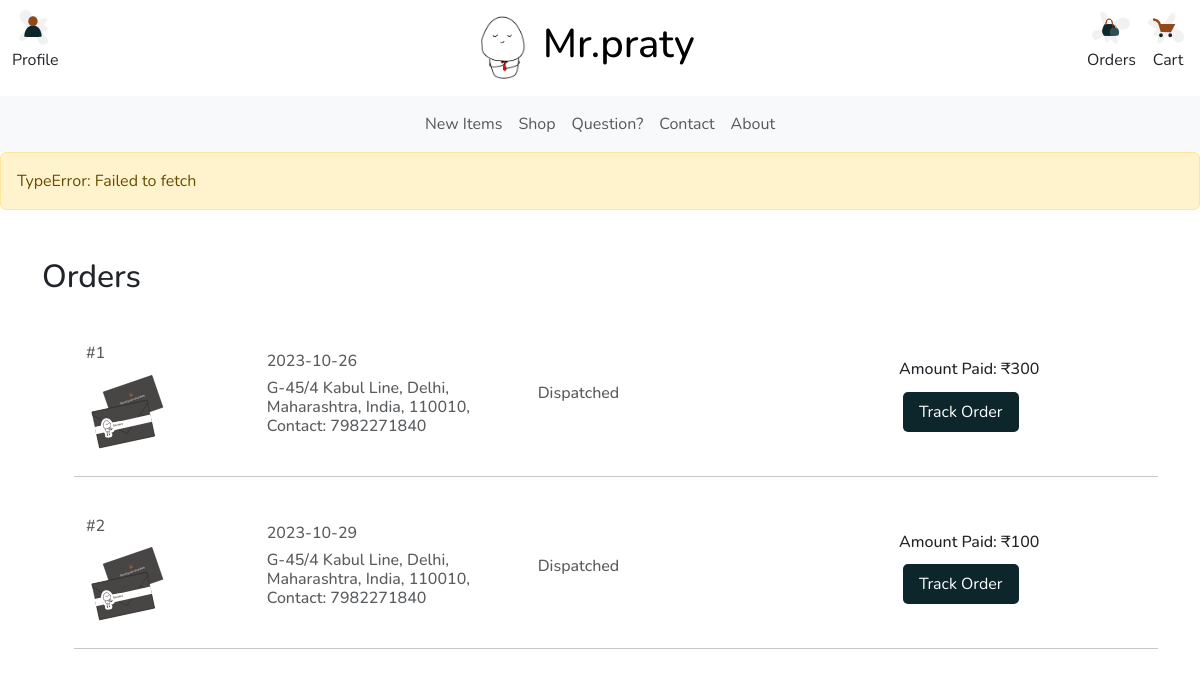
/orders (signed in), run on an earlier commit of the app's database.
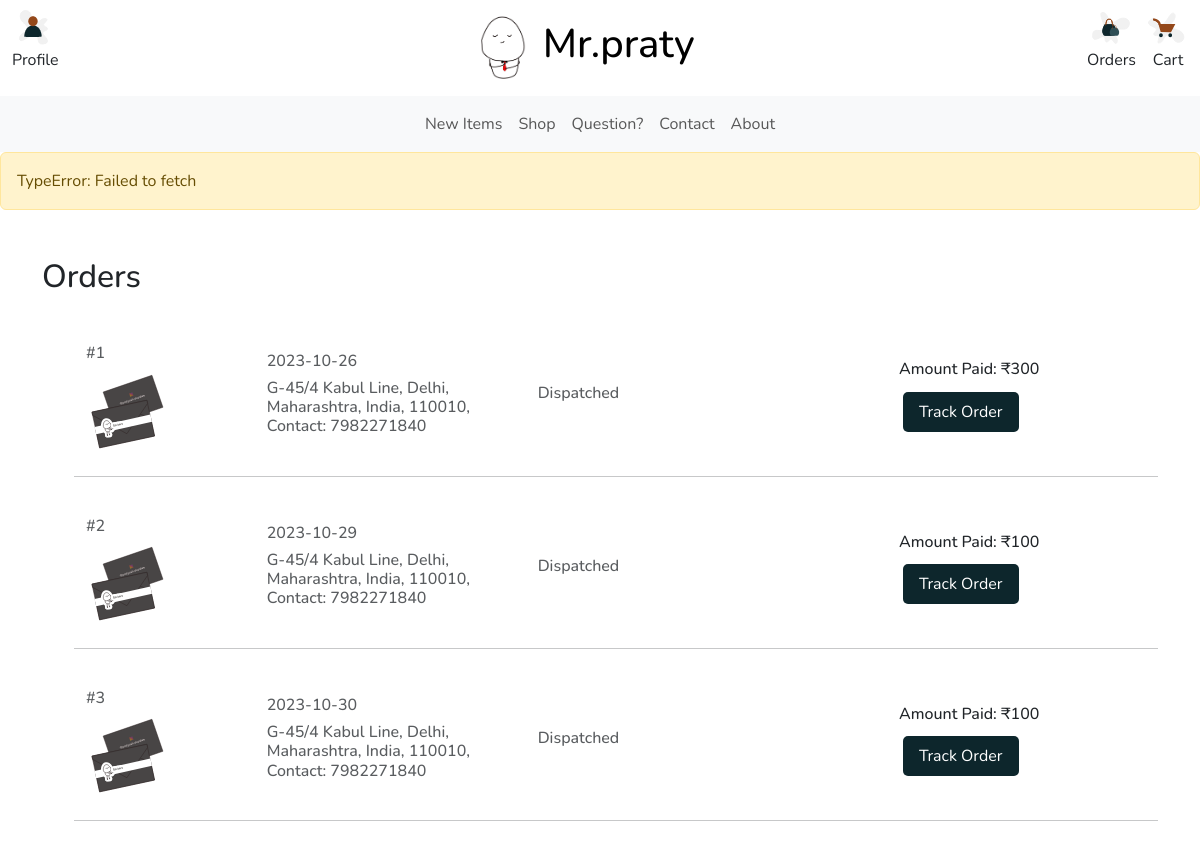
And on a later commit of the database.
### PratyushDoodlesApp/models/UserModel.py (models this page shows, shortened)
class Order(db.Model):
    __tablename__ = 'order'
    id = db.Column(db.Integer, primary_key=True)
    order_date = db.Column(db.Date, nullable=False)
    amount = db.Column(db.Integer, nullable=False)
    status = db.Column(db.String(255), nullable=False)
    user_id = db.Column(db.Integer, db.ForeignKey('user.id'), nullable=False)
    address = db.relationship('Address', backref='of_order', lazy=True, uselist=False)
    order_items = db.relationship('OrderItem', backref='of_order', lazy=True)

class Address(db.Model):
    __tablename__ = 'address'
    id = db.Column(db.Integer, primary_key=True)
    recipient_name = db.Column(db.String(255), nullable=False)
    addressLine1 = db.Column(db.String(255), nullable=False)
    addressLine2 = db.Column(db.String(255), nullable=True)
    city = db.Column(db.String(255), nullable=False)
    state = db.Column(db.String(255), nullable=False)
    pincode = db.Column(db.String(255), nullable=False)
    country = db.Column(db.String(255), nullable=False)
    phone_number = db.Column(db.String(15), nullable=False)
    user_id = db.Column(db.Integer, db.ForeignKey('user.id'), nullable=True)
    order_id = db.Column(db.Integer, db.ForeignKey('order.id'), nullable=True)
    def __repr__(self):
        return f'{self.addressLine1}, {self.city}, {self.state}, {self.country}, {self.pincode}, \n Contact: {self.phone_number}'

### PratyushDoodlesApp/business/home.py (the view)
@home_bp.route('/orders', methods=['GET'])
def orders():
    user = get_current_user()
    orders = user.ger_orders()
    data = {
        'user': user,
        'orders': orders
    }
    return render_template('orders.html', data = data)

### PratyushDoodlesApp/business/auth.py (called while the page is built)
@login_manager.user_loader
def load_user(user_id):
    return User.query.get(int(user_id))

### PratyushDoodlesApp/business/util.py (called while the page is built)
def get_current_user():
    if  current_user.is_anonymous:
        return None
    return current_user

### PratyushDoodlesApp/models/UserModel.py (called while the page is built)
    def ger_orders(self):
        return self.orders

### PratyushDoodlesApp/templates/orders.html
{% extends 'ui/base_page.html' %}
{% block content %}
<div class="container mt-5 text-left">
    {% if data.orders %}
    <h2>Orders</h2>
    <div class="container mt-5 text-left">
        {% for order in data.orders %}
        <ul>
            {% with order = order %}
                {% include 'ui/order_item.html' %}
            {% endwith %}
        </ul>
    {% endfor %}
    </div>
{% endif %}
</div>
{% endblock content %}

### PratyushDoodlesApp/templates/ui/base_page.html (shortened to what this page needs)
{% extends 'ui/base_layout.html' %}
{% block body %}
<nav class="navbar">
    <div class="container-fluid">
        {% if data.user %}
        <div class="navbar-item  ml-10 text-center" data-bs-toggle="offcanvas" data-bs-target="#offcanvasProfile"
            aria-controls="offcanvasProfile" aria-label="Toggle navigation">
            <img class="ic-40" src="{{ url_for('static', filename='images/ic_user.svg') }}">
            <p>
                Profile
            </p>
        </div>
        {% endif %}
        <div class="header-item">
            <img class="header-logo" src="{{ url_for('static', filename='images/logo.png') }}" alt="Logo">
            <h1>Mr.praty</h1>
        </div>
        <span class="row">
            {% if data.user and (data.user.orders|length > 0) %}
            <a href="{{ url_for('home.orders') }}" class="nav-link col text-center mr-5" id="nav-order-button">
                <img class="ic-40" src="{{ url_for('static', filename='images/ic_orders.svg') }}">
                <p>
                    Orders
                </p>
            </a>
            {% endif %}
            <div class="col navbar-item text-center mr-10" id="nav-cart-button" data-bs-toggle="offcanvas"
                data-bs-target="#offcanvasNavbar" aria-controls="offcanvasNavbar" aria-label="Toggle navigation">
                <img class="ic-40" src="{{ url_for('static', filename='images/ic_cart.svg') }}">
                <p>
                    Cart
                </p>
            </div>
        </span>
    </div>
</nav>
<nav class="navbar sticky-top navbar-expand-lg bg-body-tertiary">
    <div class="container-fluid">
        <div class="collapse navbar-collapse" id="navbarNav">
            <div class="container">
                <ul class="navbar-nav">
                    <li class="nav-item">
                        <a class="nav-link" id="home-link" href="{{ url_for('home.home') }}">New Items</a>
                    </li>
                    <li class="nav-item">
                        <a class="nav-link" id="shop-link" href="{{ url_for('shop.shop') }}">Shop</a>
                    </li>
                    <li class="nav-item">
                        <a class="nav-link" id="questions-link" href="{{ url_for('others.questions') }}">Question?</a>
                    </li>
                    <li class="nav-item">
                        <a class="nav-link" id="contact-link" href="{{ url_for('others.contact') }}">Contact</a>
                    </li>
                    <li class="nav-item">
                        <a class="nav-link" id="about-link" href="{{ url_for('others.about') }}">About</a>
                    </li>
                </ul>
            </div>
        </div>
</nav>
<p style="display: none;" class="alert alert-warning" role="alert" id="error"></p>
{% block content %}
{% endblock content %}
{% endblock body %}

### PratyushDoodlesApp/templates/ui/base_layout.html (shortened to what this page needs)
<!DOCTYPE html>
<html lang="en">
<head>
    <link rel="stylesheet" href="{{ url_for('static', filename='styles/styles.css') }}">
    <link href="https://cdn.jsdelivr.net/npm/bootstrap@5.3.2/dist/css/bootstrap.min.css" rel="stylesheet">
</head>
<body>
    {% block body %}
    {% endblock body %}
</body>
</html>

### PratyushDoodlesApp/templates/ui/order_item.html
<div class="row mb-2 d-flex justify-content-between align-items-center">
    <div class="col-md-2 col-lg-2 col-xl-2">
        <h6 class="text-muted">#{{ order.id }}</h6>
        <img src="{{ url_for('static', filename='images/ic_order_package.svg') }}" alt="Product" class="rounded-3 ic-80" />
    </div>
    <div class="col-md-3 col-lg-3 col-xl-3">
        <h6 class="text-muted">{{ order.order_date }}</h6>
        <h6 class="text-muted">{{ order.address }}</h6>
    </div>
    <div class="col-md-3 col-lg-3 col-xl-3">
        <h6 class="text-muted">{{ order.status }}</h6>
    </div>
    <div class="col-md-3 col-lg-3 col-xl-3 offset-lg-1">
        <h6 class="mb-2">Amount Paid: ₹{{ order.amount }}</h6>
        <button class="nutral-button">Track Order</h6>
    </div>
    <hr class="my-4">
</div>

### PratyushDoodlesApp/static/styles/custom.css (style rules this page uses)
* { margin: 0; padding: 0; box-sizing: border-box; }
body { margin: 0; padding: 0; }
.navbar { background-color: white; }
.header-item { display: flex; align-items: center; color: black; }
.header-item img { width: 80px; height: 80px; }
.navbar-nav { justify-content: center; }
.ic-40 { width: 40px; height: 40px; }
.ic-80 { width: 80px; height: 80px; }
.nutral-button { color: white; background: #0D262C; border: none; padding: 8px 16px; text-align: center; text-decoration: none; display: inline-block; font-size: 16px; margin: 4px 4px 4px 4px; cursor: pointer; border-radius: 5px; }

### PratyushDoodlesApp/static/styles/defaults.css (style rules this page uses)
* { font-family: 'Nunito', sans-serif; }

What changed in the data, as far as the page shows it:
added Order: id "3", order_date "2023-10-30", address "G-45/4 Kabul Line, Delhi, Maharashtra, India, 110010, Contact: 7982271840", status "Dispatched", amount "100"
